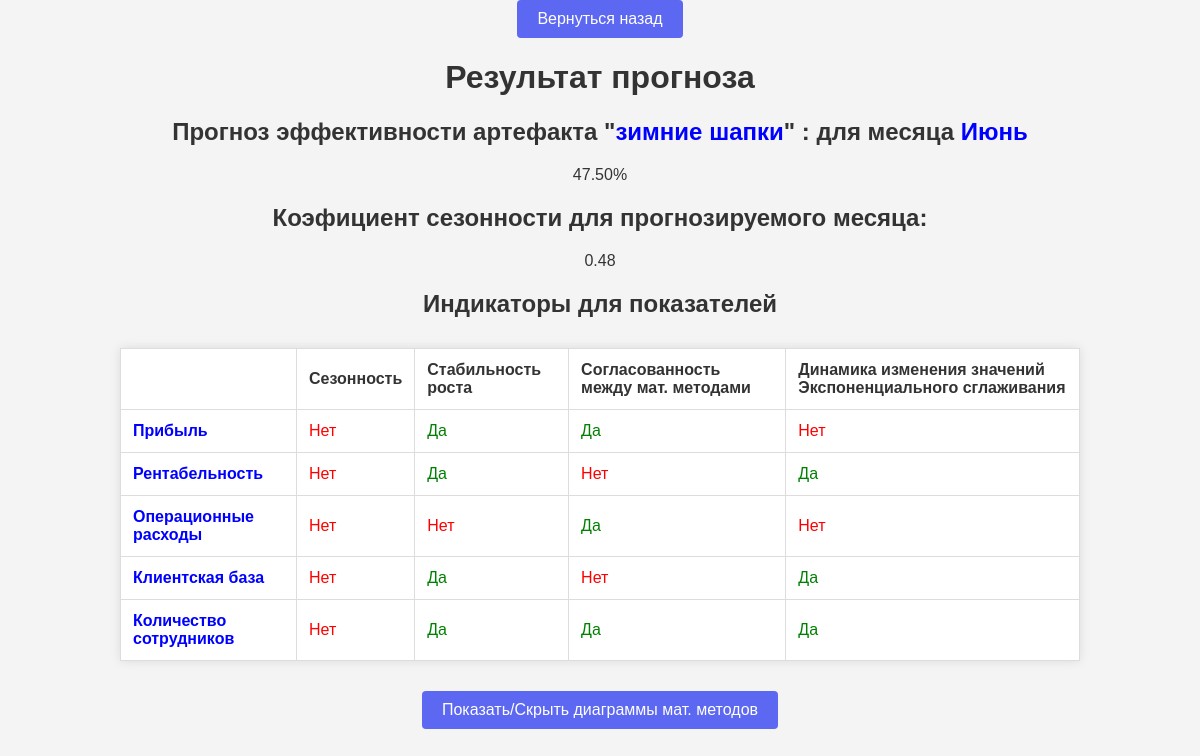
Page /forecast/result/129/ on the committed database.
### forecast/models.py (models this page shows, shortened)
class ForecastData(models.Model):
    net_profit = models.TextField(verbose_name='Чистая прибыль', default='0')
    profitability = models.TextField(verbose_name='Рентабельность', default='0')
    operating_expenses = models.TextField(verbose_name='Операционные расходы', default='0')
    customer_base = models.TextField(verbose_name='Клиентская база', default='0')
    employee_count = models.TextField(verbose_name='Количество сотрудников', default='0')
    period_month = models.IntegerField(verbose_name='Период месяца')
    seasonal_level = models.FloatField(verbose_name='Сезонные колебания', default=0.5)
    artefact = models.TextField(verbose_name='Главный бизнес-артефакт', default='')
    month = models.TextField(verbose_name='Месяц прогноза', default='')
    def parse_float_list(self, data_str):
        numbers = []
        try:
            if data_str:
                numbers = [float(num) for num in data_str.split(',')]
        except ValueError:
            pass  # Можно добавить логирование ошибки
        return numbers
    def get_net_profit(self):
        return self.parse_float_list(self.net_profit)
    def get_profitability(self):
        return self.parse_float_list(self.profitability)
    def get_operating_expenses(self):
        return self.parse_float_list(self.operating_expenses)
    def get_customer_base(self):
        return self.parse_float_list(self.customer_base)
    def get_employee_count(self):
        return self.parse_float_list(self.employee_count)

class ForecastResult(models.Model):
    forecast_data = models.OneToOneField(ForecastData, on_delete=models.CASCADE, related_name='result')
    success_probability = models.DecimalField(max_digits=5, decimal_places=2, verbose_name='Вероятность успеха')
    result_comment = models.TextField(verbose_name='Комментарий к результату')
    seasonal_koef = models.FloatField(verbose_name='Расичтанный коэфицицент сезонности', default=0.0)

### forecast/views.py (the view)
# urls.py: path('result/<int:result_id>/', result_view, name='result_view'),
def result_view(request, result_id):
    result = ForecastResult.objects.get(id=result_id)
    forecast_data = result.forecast_data
    cc_net_profit = count_all_moving_averages(forecast_data.get_net_profit())
    ec_net_profit = count_all_exponential_smoothing(forecast_data.get_net_profit(), forecast_data.seasonal_level)
    cc_profitability = count_all_moving_averages(forecast_data.get_profitability())
    ec_profitability = count_all_exponential_smoothing(forecast_data.get_profitability(), forecast_data.seasonal_level)
    cc_operating_expenses = count_all_moving_averages(forecast_data.get_operating_expenses())
    ec_operating_expenses = count_all_exponential_smoothing(forecast_data.get_operating_expenses(),
                                                            forecast_data.seasonal_level)
    cc_customer_base = count_all_moving_averages(forecast_data.get_customer_base())
    ec_customer_base = count_all_exponential_smoothing(forecast_data.get_customer_base(), forecast_data.seasonal_level)
    cc_employee_count = count_all_moving_averages(forecast_data.get_employee_count())
    ec_employee_count = count_all_exponential_smoothing(forecast_data.get_employee_count(),
                                                        forecast_data.seasonal_level)
    seasonality_indicators = forecast_data.seasonality_indicators.all()
    growth_stability_indicators = forecast_data.growth_stability_indicators.all()
    coherence_indicators = forecast_data.coherence_indicators.all()
    dynamics_indicators = forecast_data.dynamics_indicators.all()
    net_profit_indicators = []
    net_profit_indicators.append(seasonality_indicators[0].indicator_value)
    net_profit_indicators.append(growth_stability_indicators[0].indicator_value)
    net_profit_indicators.append(coherence_indicators[0].indicator_value)
    net_profit_indicators.append(dynamics_indicators[0].indicator_value)
    profitability_indicators = []
    profitability_indicators.append(seasonality_indicators[0].indicator_value)
    profitability_indicators.append(growth_stability_indicators[1].indicator_value)
    profitability_indicators.append(coherence_indicators[1].indicator_value)
    profitability_indicators.append(dynamics_indicators[1].indicator_value)
    operating_expenses_indicators = []
    operating_expenses_indicators.append(seasonality_indicators[0].indicator_value)
    operating_expenses_indicators.append(growth_stability_indicators[2].indicator_value)
    operating_expenses_indicators.append(coherence_indicators[2].indicator_value)
    operating_expenses_indicators.append(dynamics_indicators[2].indicator_value)
    customer_base_indicators = []
    customer_base_indicators.append(seasonality_indicators[0].indicator_value)
    customer_base_indicators.append(growth_stability_indicators[3].indicator_value)
    customer_base_indicators.append(coherence_indicators[3].indicator_value)
    customer_base_indicators.append(dynamics_indicators[3].indicator_value)
    employee_count_indicators = []
    employee_count_indicators.append(seasonality_indicators[0].indicator_value)
    employee_count_indicators.append(growth_stability_indicators[4].indicator_value)
    employee_count_indicators.append(coherence_indicators[4].indicator_value)
    employee_count_indicators.append(dynamics_indicators[4].indicator_value)
    return render(request, 'forecast/result.html', {
        'result': result,
        'forecast_data': forecast_data,
        'cc_net_profit': cc_net_profit,
        'ec_net_profit': ec_net_profit,
        'cc_profitability': cc_profitability,
        'ec_profitability': ec_profitability,
        'cc_operating_expenses': cc_operating_expenses,
        'ec_operating_expenses': ec_operating_expenses,
        'cc_customer_base': cc_customer_base,
        'ec_customer_base': ec_customer_base,
        'cc_employee_count': cc_employee_count,
        'ec_employee_count': ec_employee_count,
        'net_profit_indicators': net_profit_indicators,
        'profitability_indicators': profitability_indicators,
        'operating_expenses_indicators': operating_expenses_indicators,
        'customer_base_indicators': customer_base_indicators,
        'employee_count_indicators': employee_count_indicators,
    })

### forecast/views.py (called while the page is built)
def count_all_moving_averages(arr):
    start = 0
    count = 0
    all_averages = []
    while (count < len(arr)-2):
        count += 1
        end = start+2
        average = sum(arr[start:end+1])/3
        all_averages.append(average)
        start += 1
    return all_averages

def count_all_exponential_smoothing(arr, alpha):
    all_smoothing = []
    all_smoothing.append(arr[0]) #Первое значение - первое наблюдение
    i = 1
    while i < len(arr):
        current_smoothing = alpha*arr[i] + ((1-alpha)*all_smoothing[-1])
        all_smoothing.append(current_smoothing)
        i += 1
    return all_smoothing

### forecast/templates/forecast/result.html (shortened to what this page needs)
{% load static %}
<!DOCTYPE html>
<html>
<head>
    <link rel="stylesheet" href="{% static 'css/all_style.css' %}">
</head>
<body>
<button onclick="window.history.back();">Вернуться назад</button>
<h1>Результат прогноза</h1>
<h2>Прогноз эффективности артефакта "<span style="color:blue;">{{forecast_data.artefact}}</span>" : для месяца <span style="color:blue;">{{forecast_data.month}}</span></h2>
<p>{{ result.success_probability }}%</p>
<h2>Коэфициент сезонности для прогнозируемого месяца: </h2>
<p>{{ result.seasonal_koef }}</p>
<h2>Индикаторы для показателей</h2>
<table>
    <tr>
        <th></th>
        <th>Сезонность</th>
        <th>Стабильность роста</th>
        <th>Согласованность между мат. методами</th>
        <th>Динамика изменения значений Экспоненциального сглаживания</th>
    </tr>
    <tr>
        <td><b>Прибыль</b></td>
        <td class="{% if net_profit_indicators.0 == 1 %}yes{% else %}no{% endif %}">{% if net_profit_indicators.0 == 1 %}Да{% else %}Нет{% endif %}</td>
        <td class="{% if net_profit_indicators.1 == 1 %}yes{% else %}no{% endif %}">{% if net_profit_indicators.1 == 1 %}Да{% else %}Нет{% endif %}</td>
        <td class="{% if net_profit_indicators.2 == 1 %}yes{% else %}no{% endif %}">{% if net_profit_indicators.2 == 1 %}Да{% else %}Нет{% endif %}</td>
        <td class="{% if net_profit_indicators.3 == 1 %}yes{% else %}no{% endif %}">{% if net_profit_indicators.3 == 1 %}Да{% else %}Нет{% endif %}</td>
    </tr>
    <tr>
        <td><b>Рентабельность</b></td>
        <td class="{% if profitability_indicators.0 == 1 %}yes{% else %}no{% endif %}">{% if profitability_indicators.0 == 1 %}Да{% else %}Нет{% endif %}</td>
        <td class="{% if profitability_indicators.1 == 1 %}yes{% else %}no{% endif %}">{% if profitability_indicators.1 == 1 %}Да{% else %}Нет{% endif %}</td>
        <td class="{% if profitability_indicators.2 == 1 %}yes{% else %}no{% endif %}">{% if profitability_indicators.2 == 1 %}Да{% else %}Нет{% endif %}</td>
        <td class="{% if profitability_indicators.3 == 1 %}yes{% else %}no{% endif %}">{% if profitability_indicators.3 == 1 %}Да{% else %}Нет{% endif %}</td>
    </tr>
    <tr>
        <td><b>Операционные расходы</b></td>
        <td class="{% if operating_expenses_indicators.0 == 1 %}yes{% else %}no{% endif %}">{% if operating_expenses_indicators.0 == 1 %}Да{% else %}Нет{% endif %}</td>
        <td class="{% if operating_expenses_indicators.1 == 1 %}yes{% else %}no{% endif %}">{% if operating_expenses_indicators.1 == 1 %}Да{% else %}Нет{% endif %}</td>
        <td class="{% if operating_expenses_indicators.2 == 1 %}yes{% else %}no{% endif %}">{% if operating_expenses_indicators.2 == 1 %}Да{% else %}Нет{% endif %}</td>
        <td class="{% if operating_expenses_indicators.3 == 1 %}yes{% else %}no{% endif %}">{% if operating_expenses_indicators.3 == 1 %}Да{% else %}Нет{% endif %}</td>
    </tr>
    <tr>
        <td><b>Клиентская база</b></td>
        <td class="{% if customer_base_indicators.0 == 1 %}yes{% else %}no{% endif %}">{% if customer_base_indicators.0 == 1 %}Да{% else %}Нет{% endif %}</td>
        <td class="{% if customer_base_indicators.1 == 1 %}yes{% else %}no{% endif %}">{% if customer_base_indicators.1 == 1 %}Да{% else %}Нет{% endif %}</td>
        <td class="{% if customer_base_indicators.2 == 1 %}yes{% else %}no{% endif %}">{% if customer_base_indicators.2 == 1 %}Да{% else %}Нет{% endif %}</td>
        <td class="{% if customer_base_indicators.3 == 1 %}yes{% else %}no{% endif %}">{% if customer_base_indicators.3 == 1 %}Да{% else %}Нет{% endif %}</td>
    </tr>
    <tr>
        <td><b>Количество сотрудников</b></td>
        <td class="{% if employee_count_indicators.0 == 1 %}yes{% else %}no{% endif %}">{% if employee_count_indicators.0 == 1 %}Да{% else %}Нет{% endif %}</td>
        <td class="{% if employee_count_indicators.1 == 1 %}yes{% else %}no{% endif %}">{% if employee_count_indicators.1 == 1 %}Да{% else %}Нет{% endif %}</td>
        <td class="{% if employee_count_indicators.2 == 1 %}yes{% else %}no{% endif %}">{% if employee_count_indicators.2 == 1 %}Да{% else %}Нет{% endif %}</td>
        <td class="{% if employee_count_indicators.3 == 1 %}yes{% else %}no{% endif %}">{% if employee_count_indicators.3 == 1 %}Да{% else %}Нет{% endif %}</td>
    </tr>
    </table>
<button id="showChartsButton">Показать/Скрыть диаграммы мат. методов</button>
</body>
</html>

### forecast/static/css/all_style.css (style rules this page uses)
body { font-family: Arial, sans-serif; background-color: #f4f4f9; margin: 0; padding: 0; color: #333; text-align: center; }
body { font-family: Arial, sans-serif; margin: 0; padding: 0; background-color: #f4f4f4; color: #333; }
h1, h2 { color: #333; }
button { background-color: #5c67f2; color: white; border: none; padding: 10px 20px; border-radius: 4px; cursor: pointer; font-size: 16px; }

### forecast/templates/forecast/result.html (style rules this page uses)
table { border-collapse: collapse; width: 80%; margin: auto; margin-top: 20px; }
th, td { border: 1px solid #ddd; padding: 8px; text-align: left; }
td { color: blue; }
.yes { color: green; }
.no { color: red; }
body { font-family: Arial, sans-serif; margin: 0; padding: 0; background-color: #f4f4f4; color: #333; }
h1, h2 { text-align: center; color: #333; }
p { text-align: center; margin: 20px 0; }
table { border-collapse: collapse; width: 80%; margin: 30px auto; background-color: white; box-shadow: 0 0 10px rgba(0,0,0,0.1); }
th, td { border: 1px solid #ddd; padding: 12px; text-align: left; }

### rows in the picture
ForecastData: artefact "зимние шапки", month "Июнь"
ForecastResult: success_probability "47.50", seasonal_koef "0.48"
